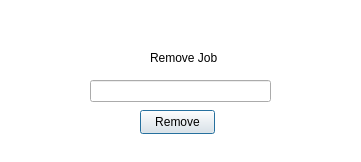
<?xml version="1.0" encoding="UTF-8"?>
<ui version="4.0">
 <class>jobRemove</class>
 <widget class="QDialog" name="jobRemove">
  <property name="geometry">
   <rect>
    <x>0</x>
    <y>0</y>
    <width>361</width>
    <height>162</height>
   </rect>
  </property>
  <property name="windowTitle">
   <string>Dialog</string>
  </property>
  <widget class="QLineEdit" name="lineEdit">
   <property name="geometry">
    <rect>
     <x>90</x>
     <y>80</y>
     <width>181</width>
     <height>22</height>
    </rect>
   </property>
  </widget>
  <widget class="QPushButton" name="pushButton">
   <property name="geometry">
    <rect>
     <x>140</x>
     <y>110</y>
     <width>75</width>
     <height>24</height>
    </rect>
   </property>
   <property name="text">
    <string>Remove</string>
   </property>
  </widget>
  <widget class="QLabel" name="label">
   <property name="geometry">
    <rect>
     <x>150</x>
     <y>50</y>
     <width>71</width>
     <height>16</height>
    </rect>
   </property>
   <property name="text">
    <string>Remove Job</string>
   </property>
  </widget>
  <widget class="QGraphicsView" name="graphicsView">
   <property name="geometry">
    <rect>
     <x>-30</x>
     <y>-9</y>
     <width>401</width>
     <height>231</height>
    </rect>
   </property>
  </widget>
  <zorder>graphicsView</zorder>
  <zorder>lineEdit</zorder>
  <zorder>pushButton</zorder>
  <zorder>label</zorder>
 </widget>
 <resources/>
 <connections/>
</ui>
